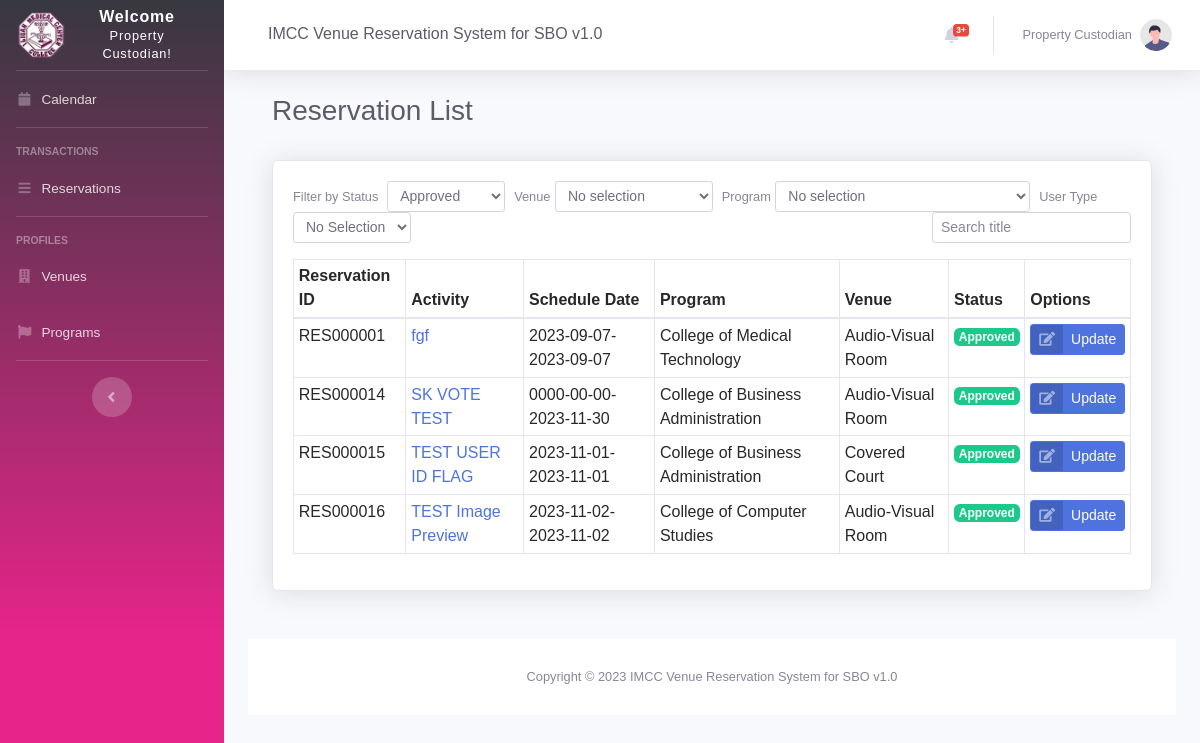
Screenshot of /reservation_list.php (signed in) with the database file from the repository.
### tables this page shows
CREATE TABLE `schedules` (
  `id` bigint(11) NOT NULL,
  `reservationID` varchar(255) NOT NULL,
  `userID` int(11) NOT NULL,
  `venueID` int(15) DEFAULT NULL,
  `programID` int(11) NOT NULL,
  `status` varchar(3) NOT NULL DEFAULT 'P',
  `date_start` date NOT NULL,
  `date_end` date NOT NULL,
  `time_start` varchar(50) NOT NULL,
  `time_end` varchar(50) NOT NULL,
  `name` varchar(255) DEFAULT NULL,
  `contact` varchar(11) DEFAULT NULL,
  `description` text DEFAULT NULL,
  `num_participants` int(11) NOT NULL,
  `notified` tinyint(1) NOT NULL DEFAULT 0,
  `last_notified` date DEFAULT NULL,
  `cancelled` tinyint(1) NOT NULL DEFAULT 0,
  `deleted` tinyint(4) NOT NULL,
  `rejectedByAdmin` int(1) NOT NULL DEFAULT 0,
  `approvedByAdmin` int(1) NOT NULL DEFAULT 0,
  `act_form_file` varchar(255) NOT NULL,
  `letter_approve_file` varchar(255) NOT NULL,
  `notes` text NOT NULL,
  `material` varchar(150) NOT NULL
);

CREATE TABLE `program` (
  `id` int(11) NOT NULL,
  `programID` varchar(15) DEFAULT NULL,
  `name` varchar(255) DEFAULT NULL,
  `color` varchar(15) DEFAULT NULL,
  `incharge_organization` varchar(255) DEFAULT NULL,
  `dateAdded` datetime NOT NULL DEFAULT current_timestamp(),
  `dateUpdated` datetime DEFAULT NULL
);

CREATE TABLE `venues` (
  `id` int(11) NOT NULL,
  `venueID` varchar(20) NOT NULL,
  `name` varchar(255) DEFAULT NULL,
  `dateAdded` datetime NOT NULL DEFAULT current_timestamp(),
  `dateUpdated` datetime DEFAULT NULL
);

### reservation_list.php (the view, shortened to what this page needs)
<?php
include 'settings/system.php';
include 'settings/header.php';
include "settings/sidebar.php";
include 'settings/topbar.php';
?>
<div class="container-fluid">
    <div class="d-sm-flex align-items-center justify-content-between mb-4">
        <div class="container-fluid">
            <div class="d-sm-flex align-items-center justify-content-between mb-4">
                <h1 class="h3 mb-2 text-gray-800">Reservation List</h1>
            </div>
            <div class="card shadow mb-4">
                <div class="card-body">
                    <div class="form-group form-inline" <?php echo ($_SESSION["position"] == "STO" ? "hidden disabled" : "")?>>
                        <label for=""><small>Filter by Status</small> &nbsp;&nbsp;</label>
                        <select class="form-control form-control-sm" name="filterByStatus" id="filterByStatus">
                            <option value="A" <?php echo ((($_SESSION["position"] == "PTC") ? "selected" : ""));?>>Approved</option>
                        </select>
                        <label><small>Venue</small> &nbsp;</label>
                        <select class="form-control form-control-sm" name="filterByVenue" id="filterByVenue">
                            <option value="0" selected>No selection</option>
                        </select>
                        <label><small>Program</small> &nbsp;</label>
                        <select class="form-control form-control-sm" name="filterByProgram" id="filterByProgram">
                            <option value="0" selected>No selection</option>
                        </select>
                        <label><small>User Type</small> &nbsp;</label>
                        <select class="form-control form-control-sm" name="filterByUserType" id="filterByUserType">
                                        <option value="0" selected>No Selection</option>
                                        </select>
                        <div class="form-inline" style="margin-left: auto;">
                            <input class="form-control form-control-sm" type="text" name="filterSearch" id="filterSearch" placeholder="Search title" style="margin-left: auto;">
                        </div>
                    </div>
                    <div class="table-responsive">
                        <table class="table table-sm table-bordered table-hovered" id="<?php echo ($_SESSION["position"] == "STO" ? "dataTable" : "")?>"width="100%" cellspacing="0">
                            <thead>
                                <tr>
                                    <th>Reservation ID</th>
                                    <th>Activity</th>
                                    <th>Schedule Date</th>
                                    <th>Program</th>
                                    <th>Venue</th>
                                    <th>Status</th>
                                    <th>Options</th>
                                </tr>
                            </thead>
                            <tbody>
                                <?php
                                $fetchReservations = "SELECT `schedules`.`reservationID` AS 'RESERVATION_ID',
                                                            `schedules`.id AS 'INT_RES_ID',
                                                            `venues`.name AS 'VENUE_NAME',
                                                            `schedules`.name AS 'ACTIVITY',
                                                            `program`.name AS 'PROGRAM_NAME',
                                                            `schedules`.date_start AS 'START_DATE',
                                                            `schedules`.date_end AS 'END_DATE',
                                                            `schedules`.status AS 'STATUS' FROM `schedules`
                                                        INNER JOIN `venues`
                                                        ON `schedules`.venueID = `venues`.id
                                                        INNER JOIN `program`
                                                        ON `schedules`.programID = `program`.id";
                                if($_SESSION["position"] == "PTC"){
                                    $fetchReservations .= " WHERE `schedules`.status = 'A'";
                                }
                                $reservations = $db->query($fetchReservations);
                                $row_reservations = $reservations->fetchAll(PDO::FETCH_OBJ);
                                foreach ($row_reservations as $row) {
                                    $statusStr = "Pending for Approval";
                                    $statusColor = "";
                                    switch($row->STATUS){
                                        case "A":
                                            $statusColor = "badge-success";
                                            $statusStr = "Approved";
                                            break;
                                    }
                                ?>
                                    <tr>
                                        <td><?= $row->RESERVATION_ID; ?></td>
                                        <td><?= '<a href="view_reservation.php?reservation_id='.$row->INT_RES_ID.'" target="_blank">' . $row->ACTIVITY. '</a>'; ?></td>
                                        <td><?= $row->START_DATE . "-" . $row->END_DATE; ?></td>
                                        <td><?= $row->PROGRAM_NAME; ?></td>
                                        <td><?= $row->VENUE_NAME; ?></td>
                                        <td align="center"><span class="badge <?= $statusColor?>"><?= $statusStr; ?></span></td>
                                        <td align="center">
                                            <a href='edit_reservation.php?reservation_id=<?= $row->INT_RES_ID ?>' class="btn btn-primary btn-icon-split btn-sm keychainify-checked" target="_blank">
                                                <span class="icon text-white-50">
                                                    <i class="fas fa-edit"></i>
                                                </span>
                                                <span class="text">Update</span>
                                            </a>
                                        </td>
                                    </tr>
                                <?php } ?>
                            </tbody>
                        </table>
                    </div>
                </div>
            </div>
        </div>
    </div>
    <?php include 'settings/footer.php'; ?>

### rows the page displays
schedules: reservationID "RES000001", name "fgf", date_start "2023-09-07", date_end "2023-09-07", programID.name "College of Medical Technology", venueID.name "Audio-Visual Room", status "Approved"
schedules: reservationID "RES000014", name "SK VOTE TEST", date_start "0000-00-00", date_end "2023-11-30", programID.name "College of Business Administration", venueID.name "Audio-Visual Room", status "Approved"
schedules: reservationID "RES000015", name "TEST USER ID FLAG", date_start "2023-11-01", date_end "2023-11-01", programID.name "College of Business Administration", venueID.name "Covered Court", status "Approved"
schedules: reservationID "RES000016", name "TEST Image Preview", date_start "2023-11-02", date_end "2023-11-02", programID.name "College of Computer Studies", venueID.name "Audio-Visual Room", status "Approved"

### other values shown
NAME_ "IMCC Venue Reservation System for SBO v1.0"
$_SESSION['name'] "Property Custodian"
